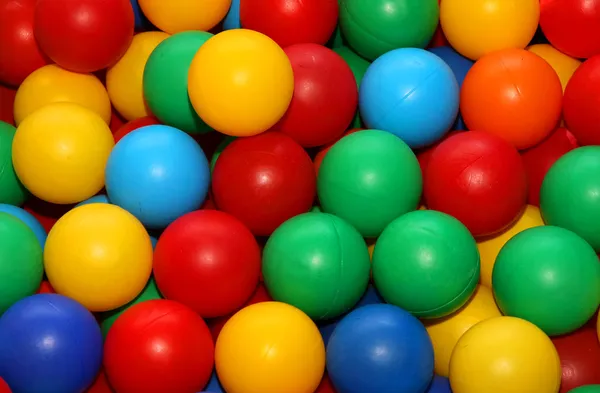
#> input picture treino/modelo_cores/bolas.jpg, 600 x 393 px
$ python saturacao.py bolas.jpg
#> lines starting #> are read from the running program, lines starting #| are printed output that depends on the picture
#> further down, original_image is the input picture: shape (393, 600, 3); mean B, G, R 47, 99, 128.3
import cv2
import numpy as np
import sys

def adjust_saturation(image, saturation_factor):
    # Convertendo a imagem para o espaço de cores HSV e convertendo para float32
#> called with saturation_factor = 1.5
    hsv_image = cv2.cvtColor(image, cv2.COLOR_BGR2HSV).astype("float32")
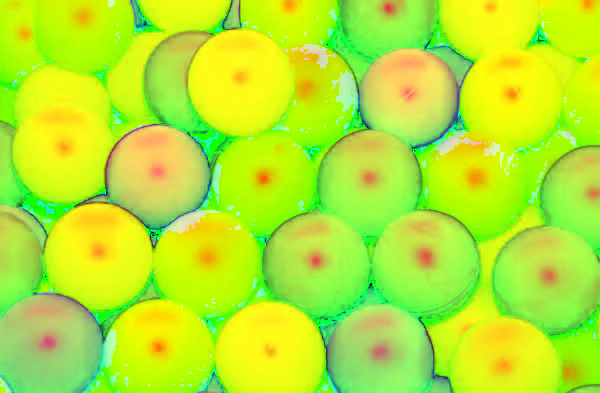
#> hsv_image: shape (393, 600, 3) float32; mean B, G, R 44.1, 235.2, 180.6

    # Separando os canais de cores HSV
    h, s, v = cv2.split(hsv_image)
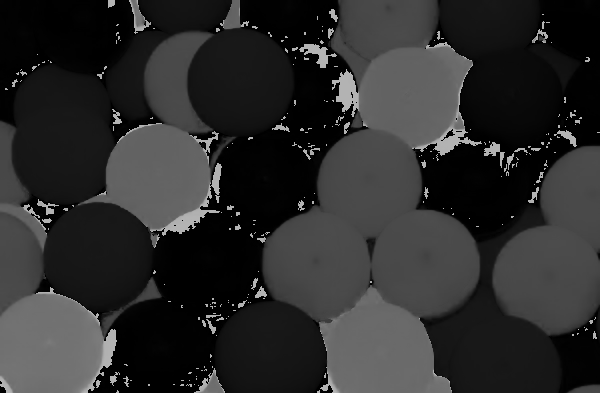
#> h: shape (393, 600) float32; min 0, max 179, mean 44.1
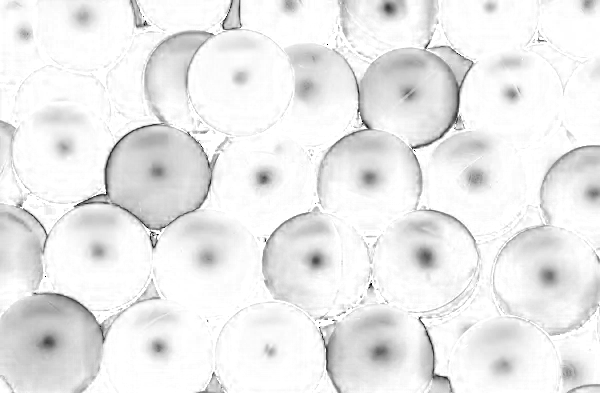
#> s: shape (393, 600) float32; min 0, max 255, mean 235
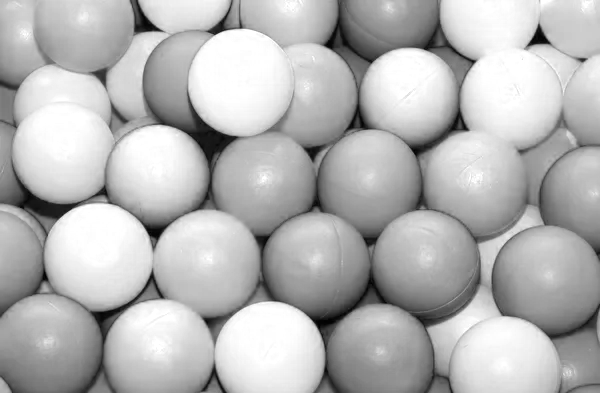
#> v: shape (393, 600) float32; min 0, max 255, mean 180.6

    # Ajustando a saturação multiplicando pelo fator de ajuste
    s *= saturation_factor

    # Aplicando um limite para os valores de saturação
    s = np.clip(s, 0, 255)
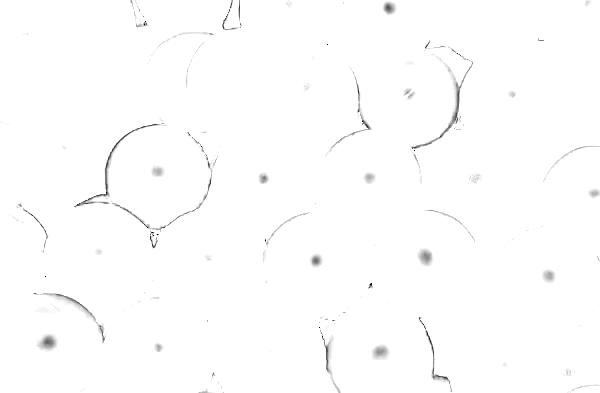
#> s: shape (393, 600) float32; min 0, max 255, mean 253.4

    # Mesclando novamente os canais HSV
    hsv_adjusted = cv2.merge([h, s, v])
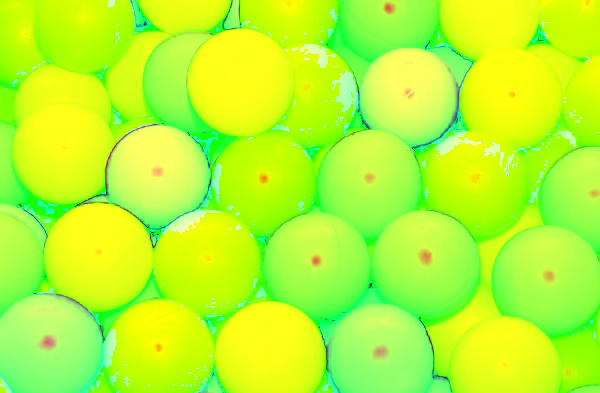
#> hsv_adjusted: shape (393, 600, 3) float32; mean B, G, R 44.1, 254.1, 180.6

    # Convertendo de volta para o espaço de cores BGR e para uint8
    result_image = cv2.cvtColor(hsv_adjusted.astype("uint8"), cv2.COLOR_HSV2BGR)
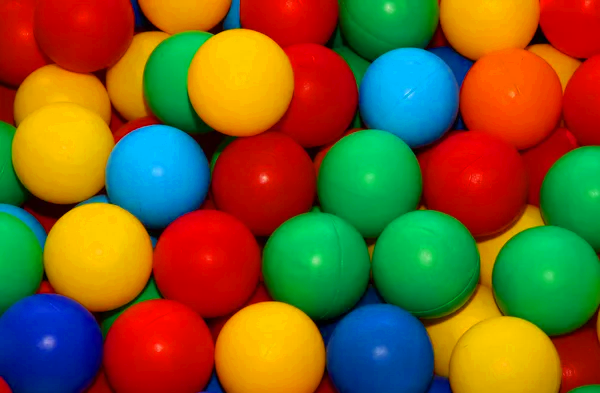
#> result_image: shape (393, 600, 3); mean B, G, R 40.1, 93.6, 120.3

    return result_image

# Carregando a imagem
image_path = sys.argv[1]
original_image = cv2.imread(image_path)

# Fator de ajuste de saturação
saturation_factor = 1.5  # Ajuste conforme necessário

# Ajustando a saturação da imagem
result_image = adjust_saturation(original_image, saturation_factor)

# Exibindo a imagem original e a imagem com saturação ajustada
cv2.imshow("Original", original_image)
cv2.imshow("Saturação Ajustada", result_image)
cv2.waitKey(0)
cv2.destroyAllWindows()
